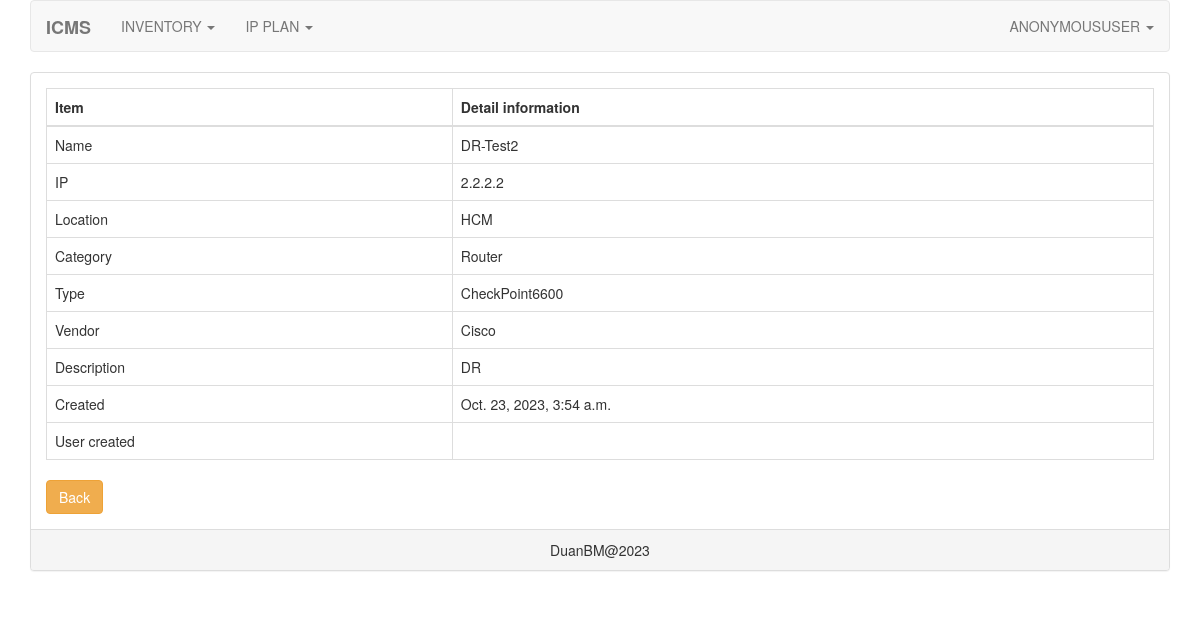
Screenshot of /inventory/detail-device/4 with the database file from the repository.
### inventory/models.py (models this page shows, shortened)
class DeviceModel(models.Model):
    device_name = models.CharField(max_length=1000)
    device_ip = models.GenericIPAddressField(unique=True)
    device_location = models.ForeignKey('DeviceLocation', on_delete=models.CASCADE)
    device_type = models.ForeignKey('DeviceType', on_delete=models.CASCADE)
    device_category = models.ForeignKey('DeviceCategory', on_delete=models.CASCADE)
    device_vendor = models.ForeignKey('DeviceVendor', on_delete=models.CASCADE)
    device_description = models.CharField(max_length=1000)
    device_creation_time = models.DateTimeField(auto_now=True)
    user_created = models.CharField(max_length=100)

class DeviceLocation(models.Model):
    device_location = models.CharField(max_length=1000, unique=True)
    description = models.CharField(max_length=1000)
    creation_time = models.DateTimeField(auto_now=True)
    user_created = models.CharField(max_length=100)
    def __str__(self):
        return self.device_location

class DeviceCategory(models.Model):
    device_category = models.CharField(max_length=1000, unique=True)
    description = models.CharField(max_length=1000)
    creation_time = models.DateTimeField(auto_now=True)
    user_created = models.CharField(max_length=100)
    def __str__(self):
        return self.device_category

class DeviceType(models.Model):
    device_type = models.CharField(max_length=1000, unique=True)
    description = models.CharField(max_length=1000)
    creation_time = models.DateTimeField(auto_now=True)
    user_created = models.CharField(max_length=100)
    def __str__(self):
        return self.device_type

class DeviceVendor(models.Model):
    device_vendor = models.CharField(max_length=1000, unique=True)
    description = models.CharField(max_length=1000)
    creation_time = models.DateTimeField(auto_now=True)
    user_created = models.CharField(max_length=100)
    def __str__(self):
        return self.device_vendor

### inventory/views.py (the view)
# urls.py: path('detail-device/<int:pk>', DeviceModelDetailView.as_view()),
class DeviceModelDetailView(DetailView):
    model = DeviceModel
    template_name = "detail_device.html"

### inventory/templates/detail_device.html
{% extends 'base.html' %}
{% block content %}
<div class="table-responsive">
    <table class="table table-hover table-bordered">
        <thead>
            <tr>
                <th>Item</th>
                <th>Detail information</th>
            </tr>
        </thead>
        <tbody>
            <tr>
                <td>Name</td>
                <td>{{ object.device_name }}</td>
            </tr>
            <tr>
                <td>IP</td>
                <td>{{ object.device_ip }}</td>
            </tr>
            <tr>
                <td>Location</td>
                <td>{{ object.device_location }}</td>
            </tr>
            <tr>
                <td>Category</td>
                <td>{{ object.device_category }}</td>
            </tr>
            <tr>
                <td>Type</td>
                <td>{{ object.device_type }}</td>
            </tr>
            <tr>
                <td>Vendor</td>
                <td>{{ object.device_vendor }}</td>
            </tr>
            <tr>
                <td>Description</td>
                <td>{{ object.device_description }}</td>
            </tr>
            <tr>
                <td>Created</td>
                <td>{{ object.device_creation_time }}</td>
            </tr>
            <tr>
                <td>User created</td>
                <td>{{ object.user_created }}</td>
            </tr>
        </tbody>
    </table>
</div>
<a href="/inventory/list-device"><button type="button" class="btn btn-warning">Back</button></a>
{% endblock content %}

### rows the page displays
DeviceModel: device_name "DR-Test2", device_ip "2.2.2.2", device_location "HCM", device_category "Router", device_type "CheckPoint6600", device_vendor "Cisco", device_description "DR", device_creation_time "Oct. 23, 2023, 3:54 a.m."

### other values shown
{{ request.user| upper }} "ANONYMOUSUSER"
